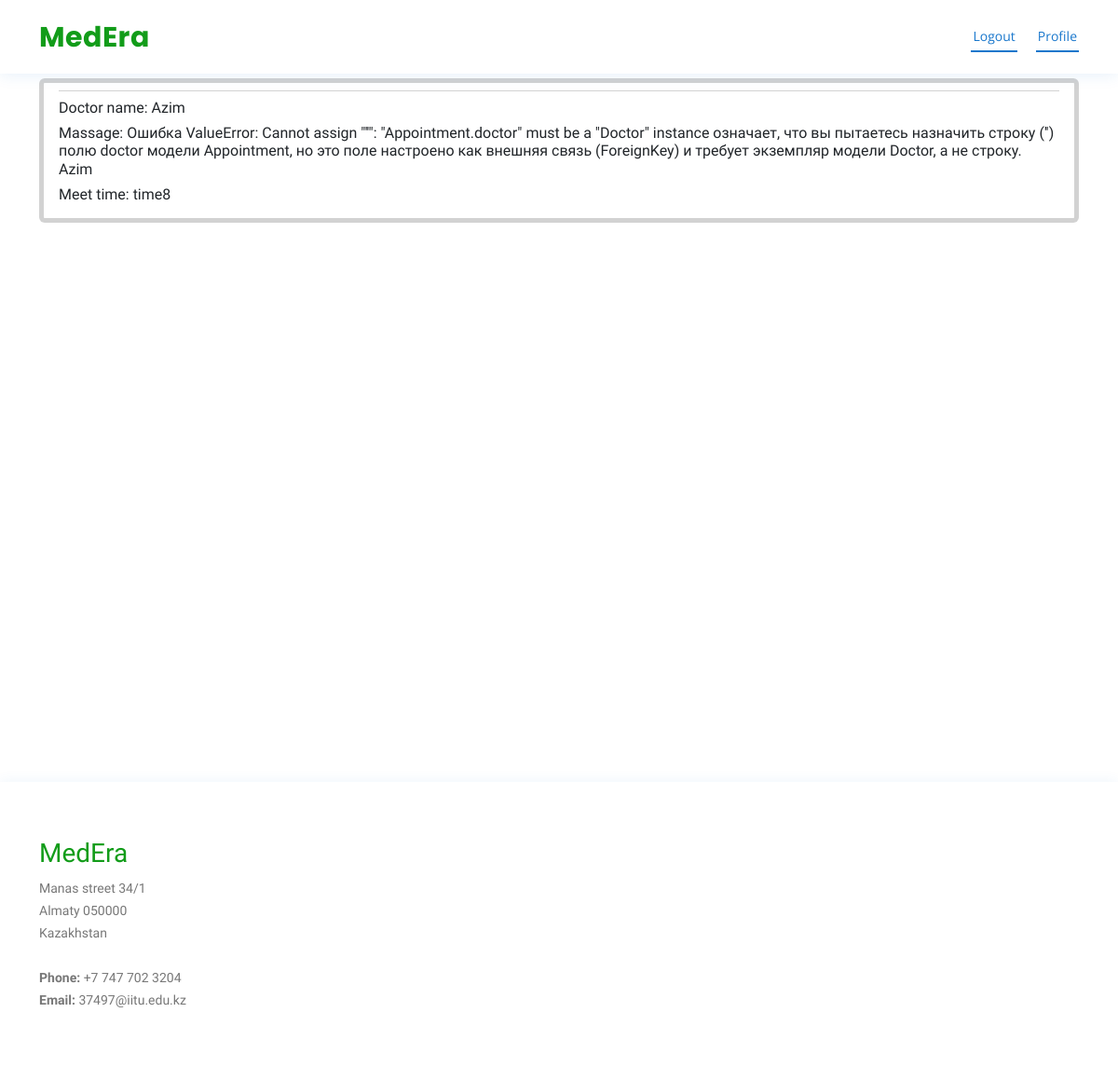
The app's page /profile/ (signed in), older data.
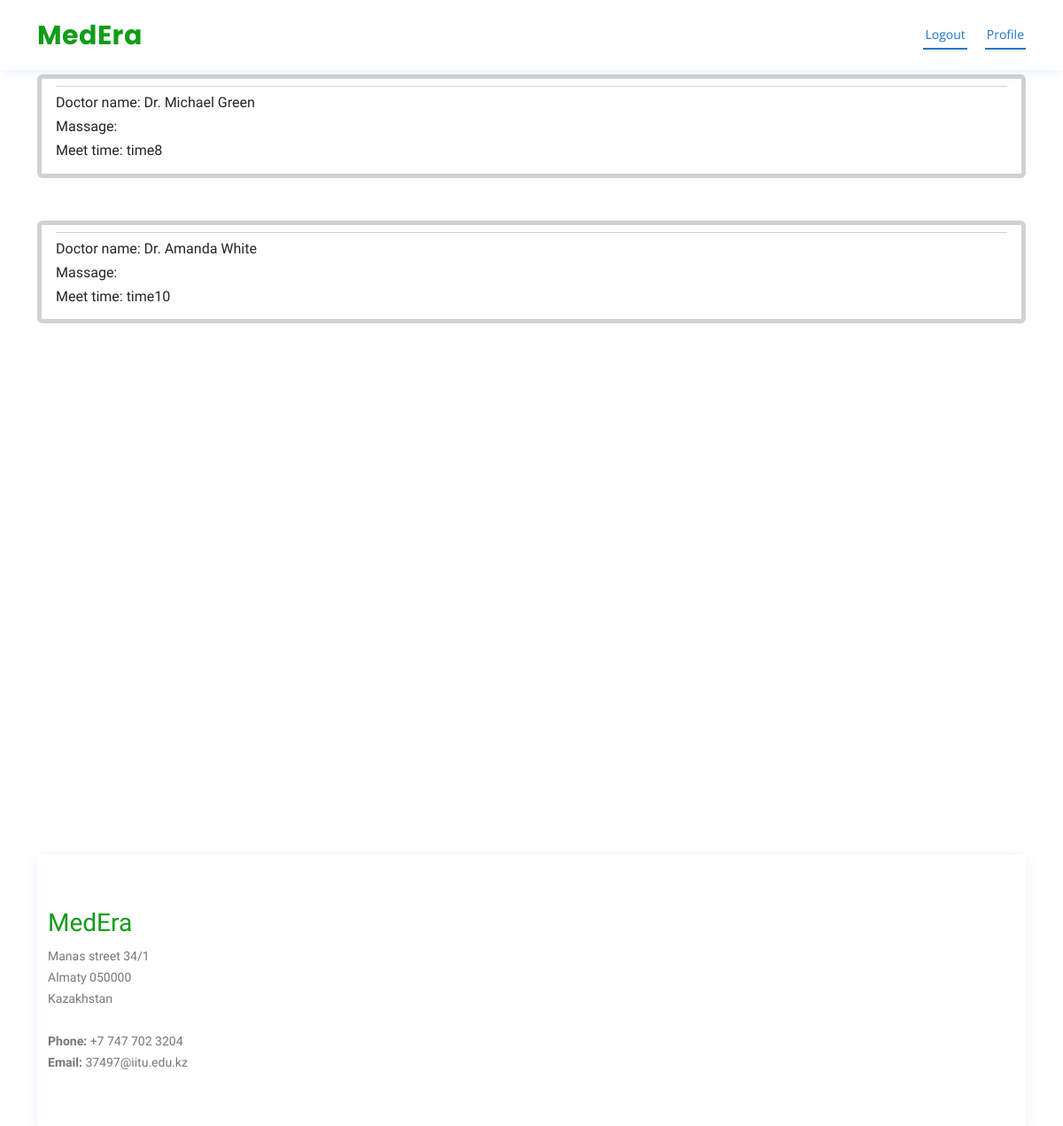
The same page, newer data.
### recordingForm/models.py (models this page shows, shortened)
class Appointment(models.Model):
    doctor_name = models.CharField(max_length=100)
    user_id = models.CharField(max_length=10000)
    name = models.CharField(max_length=100)
    last_name = models.CharField(max_length=100)
    message = models.CharField(max_length=500)
    email = models.EmailField()
    phone = models.CharField(max_length=15)
    meet_time = models.CharField(max_length=100)

### userprofile/views.py (the view)
# urls.py: path("profile/", include("userprofile.urls", namespace="profile")),
def userprofile(request):
    appointments = Appointment.objects.all()
    for appointment in appointments:
        appointment.user_id = int(appointment.user_id) if appointment.user_id.isdigit() else None
    return render(request,'userprofile/index.html',{'appointments':appointments})

### userprofile/templates/userprofile/index.html (shortened to what this page needs)
{% extends "base.html" %} {% load static %} {% block head %}
<link rel="stylesheet" href="{% static 'css/userprofile/style.css' %}" />
{% endblock head %} {% block content %}
<body>
    <div class="container">
        {% for appointment in appointments %}
        <div class="container__inner">
                {% if appointment.user_id == user.id %}
                    <div class="card mt-5 border-5 pt-2 active pb-0 px-3">
                        <div class="card-footer bg-white px-0">
                        <div class="row">
                            <h6>Doctor name:<span> {{appointment.doctor_name}} </span></h6>
                        </div>
                        <div class="row">
                            <h6>Massage:<span> {{appointment.message}} </span></h6>
                        </div>
                        <div class="row">
                            <h6>Meet time:<span> {{appointment.meet_time}} </span></h6>
                        </div>
                    </div>
                {% endif %}
          </div>
          {% endfor %}
      </div>
    </div>
</body>
{% endblock content %} {% block scripts %} {% endblock scripts %}

### templates/base.html (shortened to what this page needs)
{% load static %}
<!DOCTYPE html>
<html lang="en">
<head>
    <link href=" {% static "vendor/fontawesome-free/css/all.min.css" %} " rel="stylesheet">
    <link href="{% static "vendor/bootstrap/css/bootstrap.min.css" %} " rel="stylesheet">
    <link href="{% static "vendor/bootstrap-icons/bootstrap-icons.css" %} " rel="stylesheet">
    <link href="{% static "vendor/boxicons/css/boxicons.min.css" %} " rel="stylesheet">
    <link href=" {% static "css/main/style.css" %} " rel="stylesheet">
    {% block head %}
    {% endblock head %}
</head>
<body>
    {% block header %}
    <header id="header" class="fixed-top">
        <div class="container d-flex align-items-center">
        <h1 class="logo me-auto"><a href="{% url "main:home" %}">MedEra</a></h1>
        <nav id="navbar" class="navbar order-last order-lg-0">
            <ul>
            {% if user.is_authenticated %}
                <li><a class="nav-link scrollto active" href="{% url "users:logout" %}">Logout</a></li>
                <li><a class="nav-link scrollto active" href="{% url "profile:userprofile" %}">Profile</a></li>
            {% else %}
                <li><a class="nav-link scrollto active" href="{% url "users:registration" %}">Registration</a></li>
                <li><a class="nav-link scrollto active" href="{% url "users:login" %}">Login</a></li>
            {% endif %}
        </nav>
        </div>
    </header>
    {% endblock header %}
    {% block content %}
    {% endblock content %}
    {% block footer %}
    <footer id="footer">
        <div class="footer-top">
          <div class="container">
            <div class="row">
              <div class="col-lg-3 col-md-6 footer-contact">
                <h3>MedEra</h3>
                <p>
                    Manas street 34/1 <br>
                    Almaty 050000<br>
                    Kazakhstan <br><br>
                    <strong>Phone:</strong> +7 747 702 3204<br>
                    <strong>Email:</strong> 37497@iitu.edu.kz<br>
                </p>
              </div>
            </div>
          </div>
        </div>
    </footer>
    {% endblock footer %}
</body>
</html>

### static/css/main/style.css (style rules this page uses)
body { font-family: "Open Sans", sans-serif; color: #444444; }
a { color: #1977cc; text-decoration: none; }
h1, h2, h3, h4, h5, h6 { font-family: "Raleway", sans-serif; }
#header { background: #fff; transition: all 0.5s; z-index: 997; padding: 15px 0; top: 0px; box-shadow: 0px 2px 15px rgba(25, 119, 204, 0.1); }
#header .logo { font-size: 30px; margin: 0; padding: 0; line-height: 1; font-weight: 700; letter-spacing: 0.5px; font-family: "Poppins", sans-serif; }
#header .logo a { color: #129c19; }
.navbar { padding: 0; }
.navbar ul { margin: 0; padding: 0; display: flex; list-style: none; align-items: center; }
.navbar li { position: relative; }
.navbar>ul>li { position: relative; white-space: nowrap; padding: 8px 0 8px 20px; }
.navbar a, .navbar a:focus { display: flex; align-items: center; justify-content: space-between; font-size: 14px; color: #2c4964; white-space: nowrap; transition: 0.3s; border-bottom: 2px solid #fff; padding: 5px 2px; }
.navbar a:hover, .navbar .active, .navbar .active:focus, .navbar li:hover>a { color: #1977cc; border-color: #1977cc; }
#footer { color: #444; font-size: 14px; background: #f1f7fd; }
#footer .footer-top { padding: 60px 0 30px; background: #fff; box-shadow: 0px 2px 15px rgba(25, 119, 204, 0.1); }
#footer .footer-top .footer-contact { margin-bottom: 30px; }
#footer .footer-top .footer-contact h3 { color: #129c19; }
#footer .footer-top .footer-contact p { font-size: 14px; line-height: 24px; margin: 0; font-family: "Raleway", sans-serif; color: #777; }

### static/css/userprofile/style.css (style rules this page uses)
a { color: inherit; text-decoration: none; display: block; }
p { text-align: left; font-size: 0.875em; margin-top: 0.8em; }

Row changes from the older to the newer data that the page shows:
removed Appointment: doctor_name "Azim", message "Ошибка ValueError: Cannot assign \"''\": \"Appointment.doctor\" must be a \"Doctor\" instance означает, что вы пытаетесь назначить строку ('') полю doctor модели Appointment, но это поле настроено как внешняя связь (ForeignKey) и требует экземпляр модели Doctor, а не строку. Azim", meet_time "time8"
added Appointment: doctor_name "Dr. Michael Green", meet_time "time8"
added Appointment: doctor_name "Dr. Amanda White", meet_time "time10"
